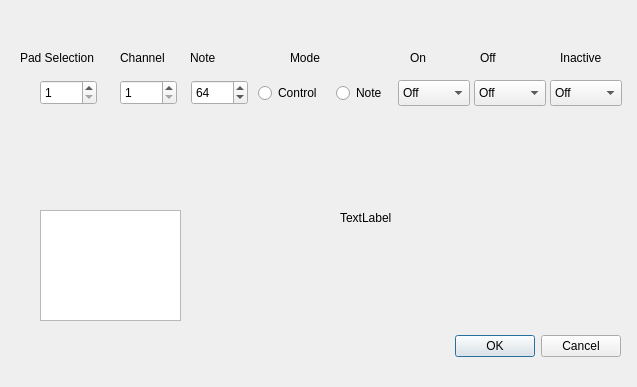
<?xml version="1.0" encoding="UTF-8"?>
<ui version="4.0">
 <class>PadSettingsDialog</class>
 <widget class="QDialog" name="PadSettingsDialog">
  <property name="geometry">
   <rect>
    <x>0</x>
    <y>0</y>
    <width>637</width>
    <height>387</height>
   </rect>
  </property>
  <property name="windowTitle">
   <string>Dialog</string>
  </property>
  <widget class="QDialogButtonBox" name="buttonBox">
   <property name="geometry">
    <rect>
     <x>280</x>
     <y>330</y>
     <width>341</width>
     <height>32</height>
    </rect>
   </property>
   <property name="orientation">
    <enum>Qt::Horizontal</enum>
   </property>
   <property name="standardButtons">
    <set>QDialogButtonBox::Cancel|QDialogButtonBox::Ok</set>
   </property>
  </widget>
  <widget class="QGraphicsView" name="padLayoutView">
   <property name="geometry">
    <rect>
     <x>40</x>
     <y>210</y>
     <width>141</width>
     <height>111</height>
    </rect>
   </property>
  </widget>
  <widget class="QSpinBox" name="padSelectionSpin">
   <property name="geometry">
    <rect>
     <x>40</x>
     <y>80</y>
     <width>57</width>
     <height>25</height>
    </rect>
   </property>
   <property name="minimum">
    <number>1</number>
   </property>
   <property name="maximum">
    <number>48</number>
   </property>
  </widget>
  <widget class="QLabel" name="label">
   <property name="geometry">
    <rect>
     <x>20</x>
     <y>50</y>
     <width>91</width>
     <height>16</height>
    </rect>
   </property>
   <property name="text">
    <string>Pad Selection</string>
   </property>
  </widget>
  <widget class="QComboBox" name="padcolor_on">
   <property name="geometry">
    <rect>
     <x>398</x>
     <y>80</y>
     <width>72</width>
     <height>26</height>
    </rect>
   </property>
   <item>
    <property name="text">
     <string extracomment="LEDs Off">Off</string>
    </property>
   </item>
   <item>
    <property name="text">
     <string extracomment="LED Amber">Amber</string>
    </property>
   </item>
   <item>
    <property name="text">
     <string extracomment="LED Red">Red</string>
    </property>
   </item>
  </widget>
  <widget class="QSpinBox" name="padNoteSpin">
   <property name="geometry">
    <rect>
     <x>191</x>
     <y>80</y>
     <width>57</width>
     <height>25</height>
    </rect>
   </property>
   <property name="toolTip">
    <string extracomment="Midi Value for Note, Controller Number for Control. 1 - 128, 0 to disable."/>
   </property>
   <property name="minimum">
    <number>0</number>
   </property>
   <property name="maximum">
    <number>128</number>
   </property>
   <property name="value">
    <number>64</number>
   </property>
  </widget>
  <widget class="QSpinBox" name="padChannelSpin">
   <property name="geometry">
    <rect>
     <x>120</x>
     <y>80</y>
     <width>57</width>
     <height>25</height>
    </rect>
   </property>
   <property name="minimum">
    <number>1</number>
   </property>
   <property name="maximum">
    <number>16</number>
   </property>
  </widget>
  <widget class="QRadioButton" name="padMode_note">
   <property name="geometry">
    <rect>
     <x>336</x>
     <y>83</y>
     <width>55</width>
     <height>20</height>
    </rect>
   </property>
   <property name="text">
    <string>Note</string>
   </property>
  </widget>
  <widget class="QRadioButton" name="padMode_control">
   <property name="geometry">
    <rect>
     <x>258</x>
     <y>83</y>
     <width>68</width>
     <height>20</height>
    </rect>
   </property>
   <property name="text">
    <string>Control</string>
   </property>
  </widget>
  <widget class="QComboBox" name="padcolor_off">
   <property name="geometry">
    <rect>
     <x>474</x>
     <y>80</y>
     <width>72</width>
     <height>26</height>
    </rect>
   </property>
   <item>
    <property name="text">
     <string extracomment="LEDs Off">Off</string>
    </property>
   </item>
   <item>
    <property name="text">
     <string extracomment="LED Amber">Amber</string>
    </property>
   </item>
   <item>
    <property name="text">
     <string extracomment="LED Red">Red</string>
    </property>
   </item>
  </widget>
  <widget class="QComboBox" name="padcolor_inactive">
   <property name="geometry">
    <rect>
     <x>550</x>
     <y>80</y>
     <width>72</width>
     <height>26</height>
    </rect>
   </property>
   <item>
    <property name="text">
     <string extracomment="LEDs Off">Off</string>
    </property>
   </item>
   <item>
    <property name="text">
     <string extracomment="LED Amber">Amber</string>
    </property>
   </item>
   <item>
    <property name="text">
     <string extracomment="LED Red">Red</string>
    </property>
   </item>
  </widget>
  <widget class="QLabel" name="label_2">
   <property name="geometry">
    <rect>
     <x>120</x>
     <y>50</y>
     <width>62</width>
     <height>16</height>
    </rect>
   </property>
   <property name="text">
    <string>Channel</string>
   </property>
  </widget>
  <widget class="QLabel" name="label_3">
   <property name="geometry">
    <rect>
     <x>190</x>
     <y>50</y>
     <width>51</width>
     <height>16</height>
    </rect>
   </property>
   <property name="text">
    <string>Note</string>
   </property>
  </widget>
  <widget class="QLabel" name="label_4">
   <property name="geometry">
    <rect>
     <x>290</x>
     <y>50</y>
     <width>62</width>
     <height>16</height>
    </rect>
   </property>
   <property name="text">
    <string>Mode</string>
   </property>
  </widget>
  <widget class="QLabel" name="label_5">
   <property name="geometry">
    <rect>
     <x>410</x>
     <y>50</y>
     <width>62</width>
     <height>16</height>
    </rect>
   </property>
   <property name="text">
    <string>On</string>
   </property>
  </widget>
  <widget class="QLabel" name="label_7">
   <property name="geometry">
    <rect>
     <x>480</x>
     <y>50</y>
     <width>62</width>
     <height>16</height>
    </rect>
   </property>
   <property name="text">
    <string>Off</string>
   </property>
  </widget>
  <widget class="QLabel" name="label_8">
   <property name="geometry">
    <rect>
     <x>560</x>
     <y>50</y>
     <width>62</width>
     <height>16</height>
    </rect>
   </property>
   <property name="text">
    <string>Inactive</string>
   </property>
  </widget>
  <widget class="QLabel" name="debugLbl">
   <property name="geometry">
    <rect>
     <x>340</x>
     <y>210</y>
     <width>231</width>
     <height>16</height>
    </rect>
   </property>
   <property name="text">
    <string>TextLabel</string>
   </property>
  </widget>
 </widget>
 <resources/>
 <connections>
  <connection>
   <sender>buttonBox</sender>
   <signal>accepted()</signal>
   <receiver>PadSettingsDialog</receiver>
   <slot>accept()</slot>
   <hints>
    <hint type="sourcelabel">
     <x>248</x>
     <y>254</y>
    </hint>
    <hint type="destinationlabel">
     <x>157</x>
     <y>274</y>
    </hint>
   </hints>
  </connection>
  <connection>
   <sender>buttonBox</sender>
   <signal>rejected()</signal>
   <receiver>PadSettingsDialog</receiver>
   <slot>reject()</slot>
   <hints>
    <hint type="sourcelabel">
     <x>316</x>
     <y>260</y>
    </hint>
    <hint type="destinationlabel">
     <x>286</x>
     <y>274</y>
    </hint>
   </hints>
  </connection>
 </connections>
</ui>
